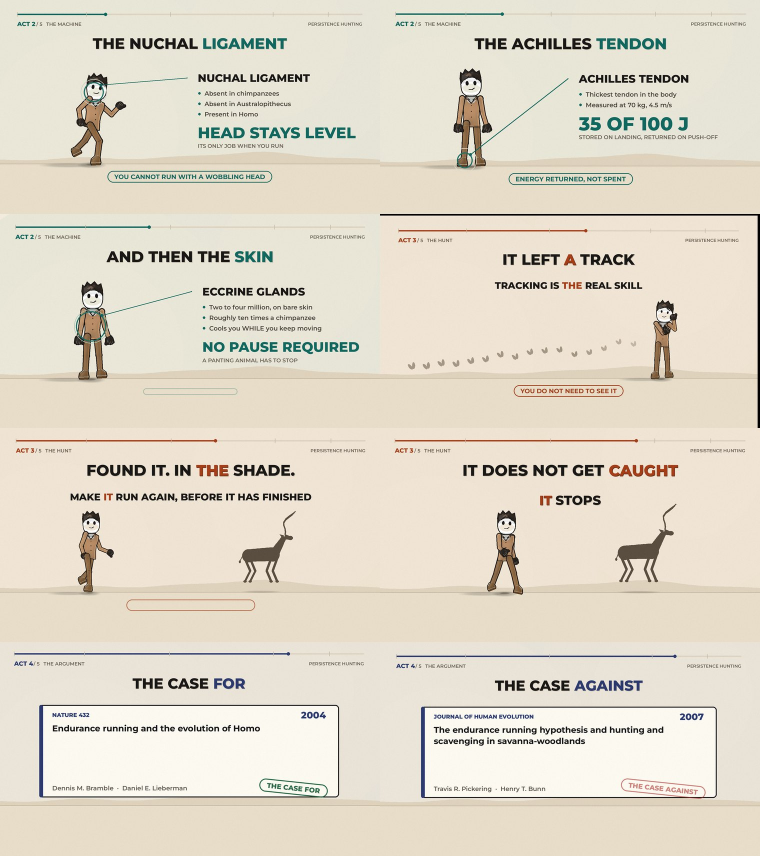
#> input picture styles/monarch-stickman-animation/_body_b.jpg, 1520 x 1712 px (shown at 1/2 size)
$ python -i fx.py   (imports and definitions only)
#> lines starting #> are read from the running program, lines starting #| are printed output that depends on the picture
### styles/monarch-stickman-animation/src/stickbase.py
"""Doodle/stickman drawing primitives: hand-drawn strokes, rigged stick figure, props, board."""
import math, sys
import numpy as np
from PIL import Image, ImageDraw, ImageFilter, ImageFont, ImageChops
sys.path.insert(0, '/home/user/src')

W, H, FPS = 1080, 1920, 30
FD = '/home/user/fonts/'
MARKER, HAND, CAVEAT = FD + 'PermanentMarker.ttf', FD + 'PatrickHand.ttf', FD + 'Caveat-VF.ttf'

CHALK = (238, 242, 250)
GOLD = (255, 201, 60)
CYAN = (70, 224, 255)
MINT = (124, 255, 178)
RED = (255, 107, 107)
PINK = (255, 140, 200)
rng = np.random.default_rng(5)
TQ = 2

# ---------------------------------------------------------------- easing
def clamp(x, a=0., b=1.): return max(a, min(b, x))
def out_back(x, s=1.9): x = clamp(x); return 1 + (s + 1) * (x - 1) ** 3 + s * (x - 1) ** 2
def out_cubic(x): x = clamp(x); return 1 - (1 - x) ** 3
def out_expo(x): x = clamp(x); return 1 - 2 ** (-10 * x) if x < 1 else 1
def in_cubic(x): x = clamp(x); return x ** 3
def ease(x): x = clamp(x); return x * x * (3 - 2 * x)

def hsh(a, b=0.0):
    v = math.sin(a * 12.9898 + b * 78.233) * 43758.5453
    return v - math.floor(v)

def jpt(p, seed, tq, amp=2.6):
    return (p[0] + (hsh(seed * 1.7 + tq * 3.1) - .5) * 2 * amp,
            p[1] + (hsh(seed * 3.3 + tq * 5.7 + 9.1) - .5) * 2 * amp)

# [38 lines left out: functions _cut, poly, circ, arc, not called in this run]

def box(dr, x0, y0, x1, y1, col=CHALK, w=9, p=1.0, seed=4.0, tq=0, amp=2.4, fill=None):
    poly(dr, [(x0, y0), (x1, y0), (x1, y1), (x0, y1)], col, w, p, seed, tq, amp, closed=True, fill=fill)

def squiggle(dr, x0, y, x1, col=GOLD, w=8, p=1.0, seed=5.0, tq=0, amp=3, n=9, h=11):
    poly(dr, [(x0 + (x1 - x0) * i / n, y + (h if i % 2 else -h)) for i in range(n + 1)], col, w, p, seed, tq, amp)

# [12 lines left out: function arrow, not called in this run]

# ---------------------------------------------------------------- text
_fc, _tc = {}, {}
# [48 lines left out: functions ft, text_img, put, write, not called in this run]

# ---------------------------------------------------------------- stick rig
def rot2(a, v):
    ca, sa = math.cos(a), math.sin(a)
    return (v[0] * ca - v[1] * sa, v[0] * sa + v[1] * ca)

# [45 lines left out: functions stick, pose_idle, not called in this run]

def pose_sad(t):
    return dict(lean=8, head=16 + math.sin(t * 1.4) * 2, al=14, el=20, ar=-14, er=-20,
                ll=8, kl=4, lr=-8, kr=4)

# [4 lines left out: function pose_type, not called in this run]

def pose_cheer(t):
    a = math.sin(t * 6.5) * 14
    return dict(lean=-3, head=-6, al=168 + a, el=12, ar=-168 - a, er=-12, ll=20, kl=6, lr=-20, kr=6)

# [6 lines left out: function pose_point, not called in this run]

def pose_think(t):
    return dict(lean=4, head=10 + math.sin(t) * 2, al=16, el=14, ar=-52, er=-108, ll=10, kl=3, lr=-10, kr=3)

# [5 lines left out: function pose_walk, not called in this run]

def pose_shake(t):
    j = math.sin(t * 9) * 8
    return dict(lean=5, head=4, al=18, el=12, ar=-74 - j, er=-14, ll=11, kl=3, lr=-11, kr=3)

# [40 lines left out: functions pose_dance, coin, laptop, play_btn, speech, star, not called in this run]

def tick(dr, x, y, s, col=MINT, p=1., tq=0, seed=17):
    poly(dr, [(x - s, y), (x - s * .25, y + s * .7), (x + s, y - s * .8)], col, 9, p, seed, tq, 1.8)

def cross(dr, x, y, s, col=RED, p=1., tq=0, seed=19, w=8):
    poly(dr, [(x - s, y - s), (x + s, y + s)], col, w, clamp(p * 2), seed, tq, 1.6)
    poly(dr, [(x + s, y - s), (x - s, y + s)], col, w, clamp(p * 2 - 1), seed + 1, tq, 1.6)

# [4 lines left out: function _bullet, not called in this run]

# ---------------------------------------------------------------- board
def make_board():
    base = np.zeros((H // 3, W // 3, 3), np.float32)
    base[:] = np.array([16, 20, 28], np.float32)
    base += rng.normal(0, 7, (H // 3, W // 3, 1))
    img = Image.fromarray(np.clip(base, 0, 255).astype(np.uint8)).filter(ImageFilter.GaussianBlur(1.6))
    img = img.resize((W, H), Image.BICUBIC)
    d = ImageDraw.Draw(img)
    for _ in range(900):
        x, y = rng.integers(0, W), rng.integers(0, H)
        r = rng.integers(1, 3); v = int(rng.integers(26, 60))
        d.ellipse([x, y, x + r, y + r], fill=(v + 10, v + 12, v + 16))
    for _ in range(14):
        x, y = int(rng.integers(0, W)), int(rng.integers(0, H))
        rr = int(rng.integers(70, 240))
        sm = Image.new('RGBA', (rr * 2, rr * 2), (0, 0, 0, 0))
        ImageDraw.Draw(sm).ellipse([0, 0, rr * 2, rr * 2], fill=(255, 255, 255, 7))
        reg = img.crop((x - rr, y - rr, x + rr, y + rr)).convert('RGBA')
        img.paste(Image.alpha_composite(reg, sm).convert('RGB'), (x - rr, y - rr))
    return img.convert('RGB')

BOARD = make_board()
#> in make_board, `img = Image.fromarray(np.clip(base, 0, 255).astype(np.uint8)).filter(I..`:
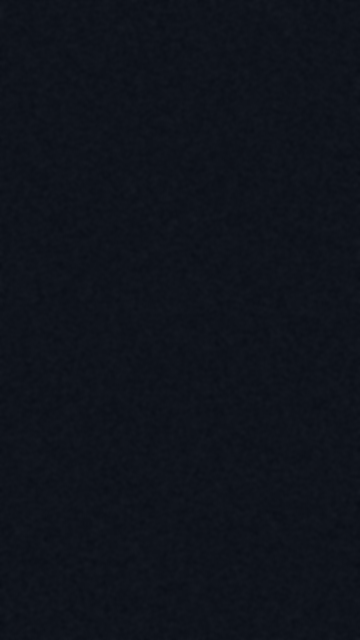
#> img: PIL image 360x640 RGB; mean R, G, B 15.5, 19.5, 27.5
#> after the loop in make_board, `for _ in range(14):`:
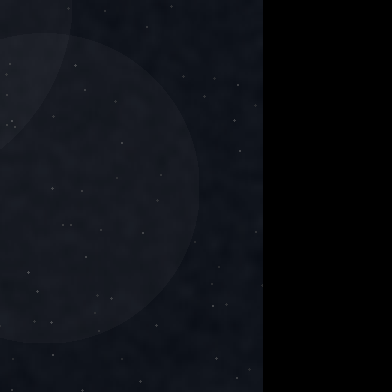
#> reg: PIL image 392x392 RGBA; mean R, G, B, A 13.2, 15.6, 20.9, 255
_vy, _vx = np.mgrid[0:H, 0:W].astype(np.float32)
_r = np.sqrt(((_vx - W / 2) / (W / 2)) ** 2 + ((_vy - H / 2) / (H / 2)) ** 2)
VIGN = np.clip(1.06 - .45 * _r ** 2.0, 0, 1.1)[..., None].astype(np.float32)
del _vy, _vx, _r
GRAIN = rng.normal(0, 1, (H // 2, W // 2, 1)).astype(np.float32)

### styles/monarch-stickman-animation/src/fx.py
"""
fx.py — PREMIUM MOTION-GRAPHICS TOOLKIT  (v4 "elite" pass)
===========================================================
Everything the v2 renderer did not have:
  * a THEME system — each scene owns a colour identity, and the grade,
    the background wash, the particles and the HUD all follow it
  * kinetic captions (word-by-word, beat-locked, theme-highlighted)
  * ambient bokeh particle field, beat-reactive
  * corner HUD brackets, progress rail, scene chips  — the "pro" furniture
  * counters, progress rings, chips, confetti, light sweeps
  * 9 transitions instead of 5, including glitch-slice and zoom-punch
  * a real colour grade: shadow tint, highlight roll-off, halation,
    constant subtle chromatic aberration, theme vignette

All of it is a pure function of t, so sharded rendering stays bit-identical.
"""
import math, sys
sys.path.insert(0, '/home/user/src')
import numpy as np
from PIL import Image, ImageDraw, ImageFilter, ImageChops
from stickbase import (W, H, FPS, CHALK, GOLD, CYAN, MINT, RED, PINK,
                       clamp, out_back, out_cubic, out_expo, in_cubic, ease, hsh,
                       poly, circ, arc, box, star, ft, text_img, put, write,
                       MARKER, HAND, CAVEAT)

# ───────────────────────────────────────────────────── extra palette
VIOLET = (168, 128, 255)
ORANGE = (255, 148, 72)
LIME   = (186, 255, 92)
ICE    = (198, 232, 255)
STEEL  = (126, 142, 174)

SPB = 60.0 / 112.0            # seconds per beat — matches the score exactly


def beat_phase(t):
    return (t % SPB) / SPB


def beat_pulse(t, sharp=6.0):
    """1.0 on the beat, decaying to 0 before the next one."""
    return math.exp(-sharp * beat_phase(t))


def bar_phase(t, bars=4):
    return (t % (SPB * bars)) / (SPB * bars)


# ───────────────────────────────────────────────────── THE THEME SYSTEM
# Each scene is a colour chapter. The film reads as one deliberate journey
# from cold-red panic to warm-gold payoff.
THEME = [
    dict(name='PROBLEM', key=RED,    sec=(255, 138, 118), third=VIOLET,
         wash=((255, 62, 68, .30), (96, 62, 170, .17)),
         shadow=(16, -4, -2), high=(12, 2, -8), vig=(40, 8, 16), heat=.00),
    dict(name='SKILL',   key=CYAN,   sec=ICE,            third=VIOLET,
         wash=((44, 186, 255, .30), (132, 92, 255, .15)),
         shadow=(-10, 0, 18), high=(-2, 6, 14), vig=(8, 24, 48), heat=.06),
    dict(name='GRIND',   key=VIOLET, sec=MINT,           third=CYAN,
         wash=((150, 104, 255, .28), (86, 250, 190, .14)),
         shadow=(2, -6, 16), high=(6, 4, 10), vig=(26, 14, 48), heat=.12),
    dict(name='CREATE',  key=PINK,   sec=ORANGE,         third=GOLD,
         wash=((255, 110, 196, .28), (255, 158, 72, .16)),
         shadow=(14, -4, 8), high=(16, 4, -2), vig=(46, 14, 34), heat=.26),
    dict(name='SELL',    key=MINT,   sec=GOLD,           third=CYAN,
         wash=((104, 250, 178, .27), (255, 198, 70, .17)),
         shadow=(-4, 8, 4), high=(14, 10, -6), vig=(14, 38, 26), heat=.40),
    dict(name='PAYOFF',  key=GOLD,   sec=ORANGE,         third=LIME,
         wash=((255, 194, 60, .32), (255, 132, 60, .18)),
         shadow=(14, 6, -8), high=(22, 12, -14), vig=(48, 30, 6), heat=.62),
]
KEY = [th['key'] for th in THEME]
SEC = [th['sec'] for th in THEME]


def lerp_col(a, b, k):
    k = clamp(k)
    return tuple(int(a[i] + (b[i] - a[i]) * k) for i in range(3))


# ───────────────────────────────────────────────────── background wash
BW, BH = 180, 320
_by, _bx = np.mgrid[0:BH, 0:BW].astype(np.float32)
_BASE_GLOW = np.exp(-(((_bx - BW * .5) ** 2 + (_by - BH * .5) ** 2) / (2 * 155.0 ** 2)))[..., None]


# [20 lines left out: functions _blobs, theme_wash, not called in this run]


# ───────────────────────────────────────────────────── ambient particles
_PT = []
# [4 lines not run here, left out]


# [102 lines left out: functions particles, corner_hud, progress_rail, scene_chip, label_tag, not called in this run]


# ───────────────────────────────────────────────────── kinetic captions
_CAP_F = {}


# [136 lines left out: functions _capfont, caption, counter, ring, glow_underline, confetti and 3 more, not called in this run]


# ───────────────────────────────────────────────────── transitions (9)
MW, MH = W // 2, H // 2
_my, _mx = np.mgrid[0:MH, 0:MW].astype(np.float32)
_ANG = np.arctan2(_my - MH * .62, _mx - MW * .5)
_RAD = np.sqrt((_mx - MW * .5) ** 2 + (_my - MH * .62) ** 2)


# [75 lines left out: functions trans_mask, trans_edge, not called in this run]


# ───────────────────────────────────────────────────── post / grade
_VY, _VX = np.mgrid[0:H, 0:W].astype(np.float32)
_VR = np.sqrt(((_VX - W / 2) / (W / 2)) ** 2 + ((_VY - H / 2) / (H / 2)) ** 2)
_VMASK = np.clip(1.06 - .30 * _VR ** 2.1, 0, 1.12)[..., None]
_VEDGE = np.clip((_VR - .62) / .70, 0, 1)[..., None] ** 1.6
_LUMW = np.array([.299, .587, .114], np.float32)


def bloom(arr, amount=.55, thr=160):
    small = Image.fromarray(arr.clip(0, 255).astype(np.uint8)).resize((W // 4, H // 4), Image.BILINEAR)
    a = np.clip(np.asarray(small).astype(np.float32) - thr, 0, None) * (255 / (255 - thr))
    b = Image.fromarray(a.astype(np.uint8)).filter(ImageFilter.GaussianBlur(14))
    b2 = b.filter(ImageFilter.GaussianBlur(34))
    up = (np.asarray(b.resize((W, H), Image.BILINEAR)).astype(np.float32) * .62 +
          np.asarray(b2.resize((W, H), Image.BILINEAR)).astype(np.float32) * .55)
    return arr + up * amount


# [37 lines left out: functions halation, grade, chroma, not called in this run]


def vignette(arr):
    return arr * _VMASK

>>> import cv2
>>> picture = cv2.imread('../_body_b.jpg', cv2.IMREAD_GRAYSCALE)
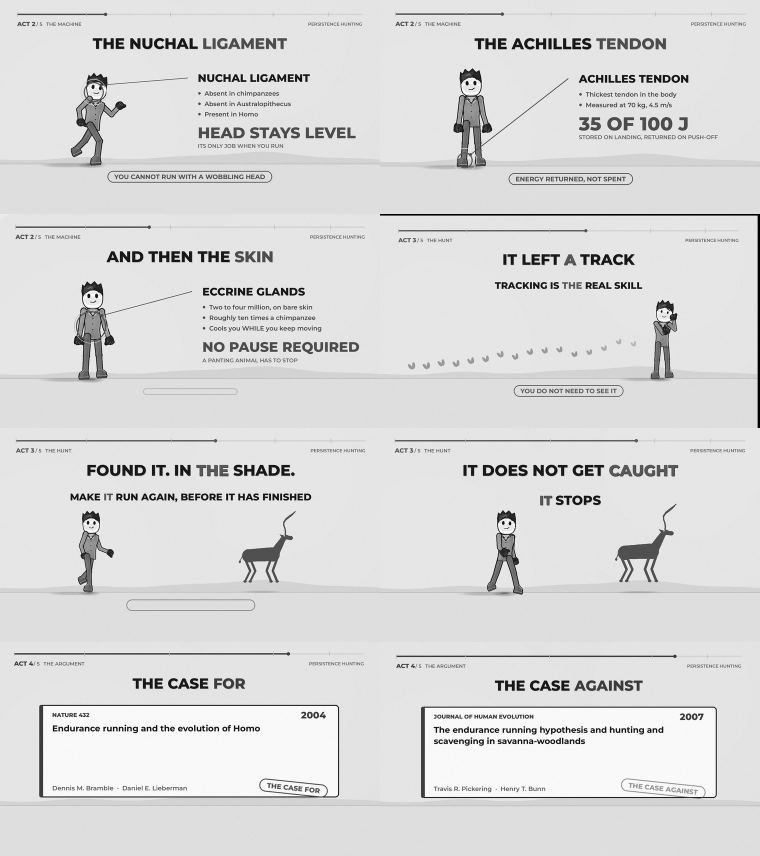
#> picture: shape (1712, 1520) (shown at 1/2 size); min 0, max 255, mean 218.5
>>> result = bloom(picture)
#> in bloom, `small = Image.fromarray(arr.clip(0, 255).astype(np.uint8)).resize((W /..`:
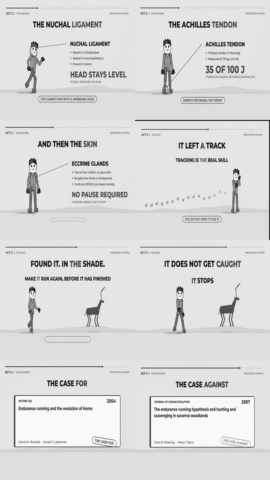
#> small: PIL image 270x480 L; min 29, max 249, mean 218.5
#> in bloom, `a = np.clip(np.asarray(small).astype(np.float32) - thr, 0, None) * (25..`:
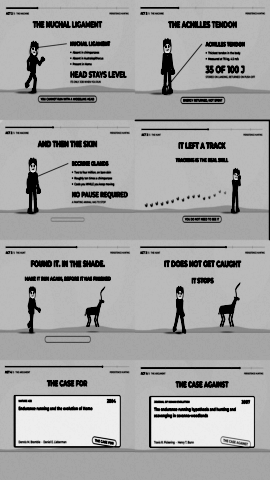
#> a: shape (480, 270) float32; min 0, max 238.9, mean 164.1
#> in bloom, `b2 = b.filter(ImageFilter.GaussianBlur(34))`:
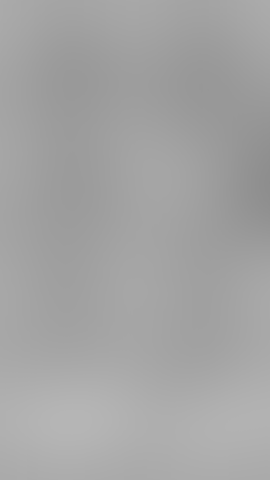
#> b2: PIL image 270x480 L; min 141, max 181, mean 163.4
#> in bloom, `up = (np.asarray(b.resize((W, H), Image.BILINEAR)).astype(np.float32) ..`:
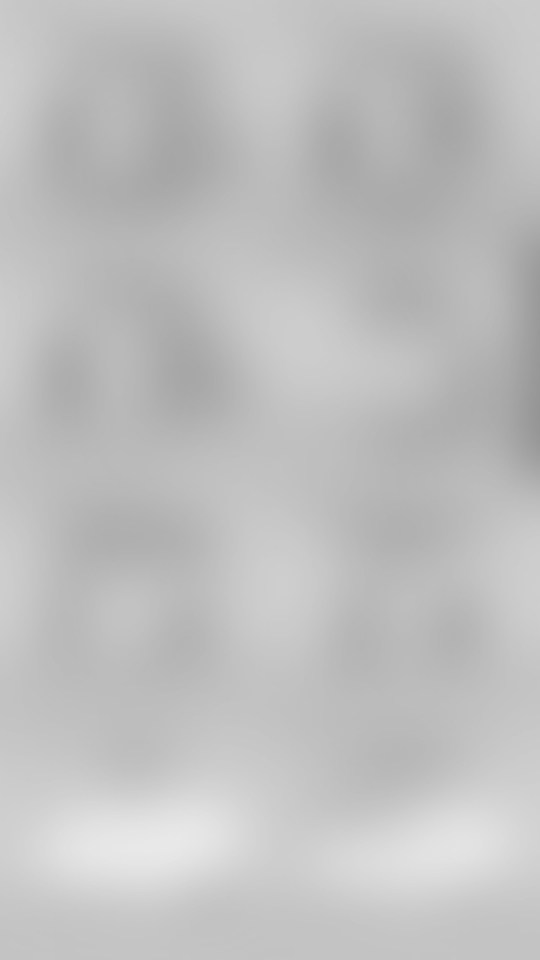
#> up: shape (1920, 1080) float32 (shown at 1/2 size); min 149.3, max 232.9, mean 191
#> (the run stopped early here; a loop or call above may not have finished)
